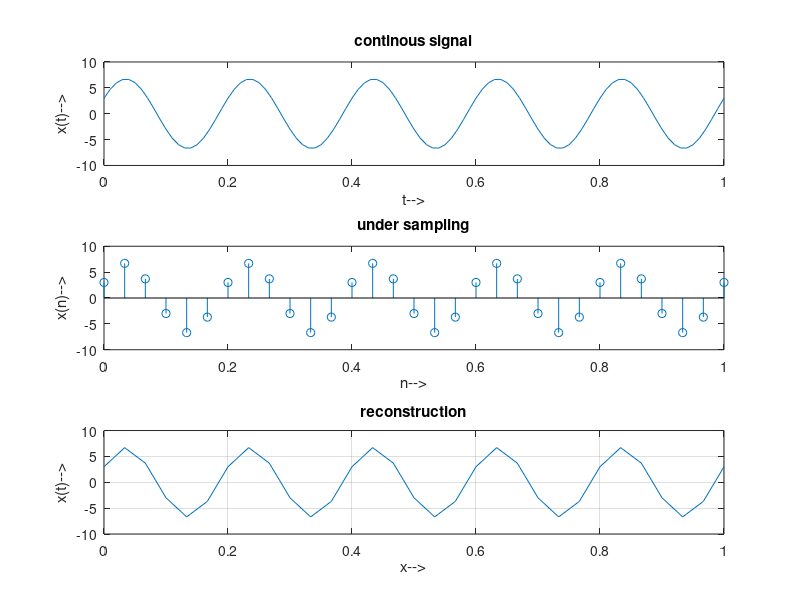

The MATLAB source for this figure:
% Verification of Sampling Theorem

t= (0:0.01:1);
f1=input('Enter first frequency ='); %input from user
f2=input('Enter second frequency =');
y = 6*sin(2*pi*f1*t)+3*cos(2*pi*f2*t);
figure(1);
subplot(3,1,1); %divides the current figure into 3 rows, 1 column and places the axis in 1st position
plot(t,y);           % plot is continous and stem is for discrete
title('continous signal');
xlabel('t-->');
ylabel('x(t)-->');

%discrete signal

f=max(f1,f2); % returns largest element in the array
fs=6*f; %under sampling   CHANGE THIS FOR SUITABLE OVERSAMPLING AND CRITICAL SAMPLING: fs=6*f for oversampling(fs>fmax); fs=2*f for critical sampling(fs=2*fmax)
ts=1/fs;
to=0:ts:1;
ys = 6*sin(2*pi*f1*to)+3*cos(2*pi*f2*to);
subplot(3,1,2);
stem(to,ys); %plot discrete sequence of data
title('under sampling');
xlabel('n-->');
ylabel('x(n)-->');

% reconstruction of the continous time signal from sampled signal ys
subplot(3,1,3);
plot(to,ys);
grid on;
xlabel('x-->');
ylabel('x(t)-->');
title('reconstruction');
